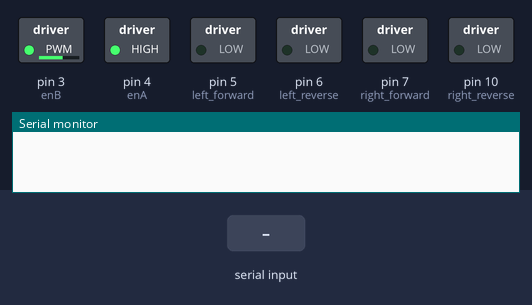
The sketch below on a simulated Arduino Uno, built with avr-gcc and run on an emulated ATmega328P. On the bench: switched loads named in the sketch (green lamp = pin HIGH), the last lines printed to the serial monitor. The test bench sets the inputs (shaded band).

Above: at 1.2 s.
1.3 s: "F" received over the second serial link
At 2.1 s:
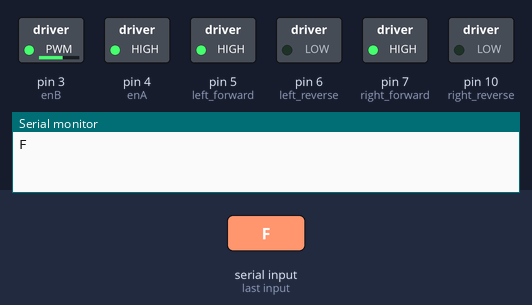
2.9 s: "B" received over the second serial link
At 3.3 s:
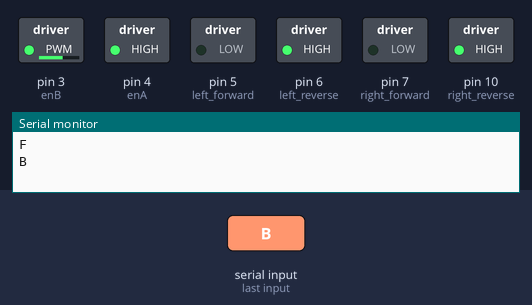
4.5 s: "R" received over the second serial link
At 5.8 s:
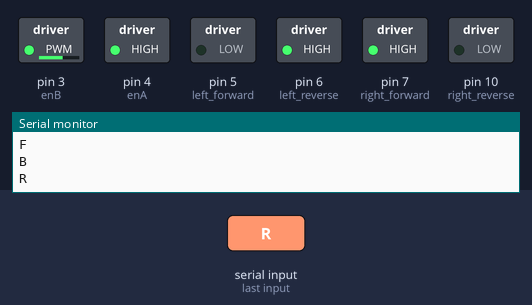
6.1 s: "L" received over the second serial link
At 7.0 s:
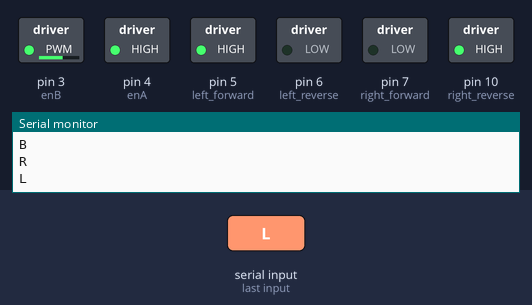
Timing chart, 0 to 8.7 s (numbered marks = the images above; inputs shaded):
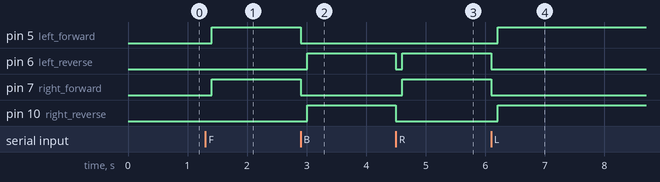

Measured:
- after the input at 1.3 s, pin 5 (left_forward), pin 7 (right_forward): LOW → HIGH after 0.11 s
- after the input at 2.9 s, pin 5 (left_forward), pin 7 (right_forward): HIGH → LOW at once; pin 6 (left_reverse), pin 10 (right_reverse): LOW → HIGH after 0.11 s
- after the input at 4.5 s, pin 6 (left_reverse): HIGH → LOW at once, → HIGH 0.11 s later; pin 7 (right_forward): LOW → HIGH after 0.11 s; pin 10 (right_reverse): HIGH → LOW at once
- after the input at 6.1 s, pin 5 (left_forward), pin 10 (right_reverse): LOW → HIGH after 0.11 s; pin 6 (left_reverse), pin 7 (right_forward): HIGH → LOW at once

The sketch:

code.ino
```cpp
#include <SoftwareSerial.h>

SoftwareSerial bt_connection(8, 9);

#define left_forward 5
#define left_reverse 6
#define right_forward 7
#define right_reverse 10
#define enA 4
#define enB 3

int motorspeed = 150;
char lastAction;

void setup() {
  pinMode(enA, OUTPUT);
  pinMode(enB, OUTPUT);
  pinMode(left_forward, OUTPUT);
  pinMode(left_reverse, OUTPUT);
  pinMode(right_forward, OUTPUT);
  pinMode(right_reverse, OUTPUT);

  digitalWrite(left_reverse, 0);
  digitalWrite(right_reverse, 0);
  digitalWrite(left_forward, 0);
  digitalWrite(right_forward, 0);
  analogWrite(enA, motorspeed);
  analogWrite(enB, motorspeed);
  Serial.begin(9600);
  bt_connection.begin(9600);
}

void loop() {

  if (bt_connection.available()) {
    char data = bt_connection.read();
    Serial.println(data);

    if (data == 'F') {
      stop();
      delay(10);
      forward();
      lastAction = 'F';
    }

    else if (data == 'B') {
      stop();
      delay(10);
      backward();
      lastAction = 'B';
    }

    else if (data == 'R') {
      stop();
      delay(10);
      right();
      lastAction = 'R';
    }

    else if (data == 'L') {
      stop();
      delay(10);
      left();
      lastAction = 'L';
    }

    else if (data == 'S') {  //STOP (all motors stop)
      stop();
    }

    else if (data == 'I') {
      motorspeed = motorspeed + 25;
      if (motorspeed > 255) {
        motorspeed = 255;
      }
      Serial.print(motorspeed);
      continueLastaction();
    }

    else if (data == 'D') {

      continueLastaction();
    }
  }
}

void stop() {
  digitalWrite(left_forward, 0);
  digitalWrite(left_reverse, 0);
  digitalWrite(right_forward, 0);
  digitalWrite(right_reverse, 0);
  delay(100);
}

void forward() {
  digitalWrite(left_reverse, 0);
  digitalWrite(right_reverse, 0);
  digitalWrite(left_forward, 1);
  digitalWrite(right_forward, 1);
  analogWrite(enA, motorspeed);
  analogWrite(enB, motorspeed);
}

void backward() {
  digitalWrite(left_reverse, 1);
  digitalWrite(right_reverse, 1);
  digitalWrite(left_forward, 0);
  digitalWrite(right_forward, 0);
  analogWrite(enA, motorspeed);
  analogWrite(enB, motorspeed);
}

void left() {
  digitalWrite(left_reverse, 0);
  digitalWrite(right_reverse, 1);
  digitalWrite(left_forward, 1);
  digitalWrite(right_forward, 0);
  analogWrite(enA, motorspeed);
  analogWrite(enB, motorspeed);
}

void right() {
  digitalWrite(left_reverse, 1);
  digitalWrite(right_reverse, 0);
  digitalWrite(left_forward, 0);
  digitalWrite(right_forward, 1);
  analogWrite(enA, motorspeed);
  analogWrite(enB, motorspeed);
}

void continueLastaction() {
  if (lastAction == 'F') {
    forward();
  } else if (lastAction == 'B') {
    backward();
  } else if (lastAction == 'L') {
    left();
  } else if (lastAction == 'R') {
    right();
  }
}

void increase() {}

void decrease() {
motorspeed = motorspeed - 25;
      if (motorspeed < 150) {
        motorspeed = 150;
      }
      Serial.print(motorspeed);
}
```
